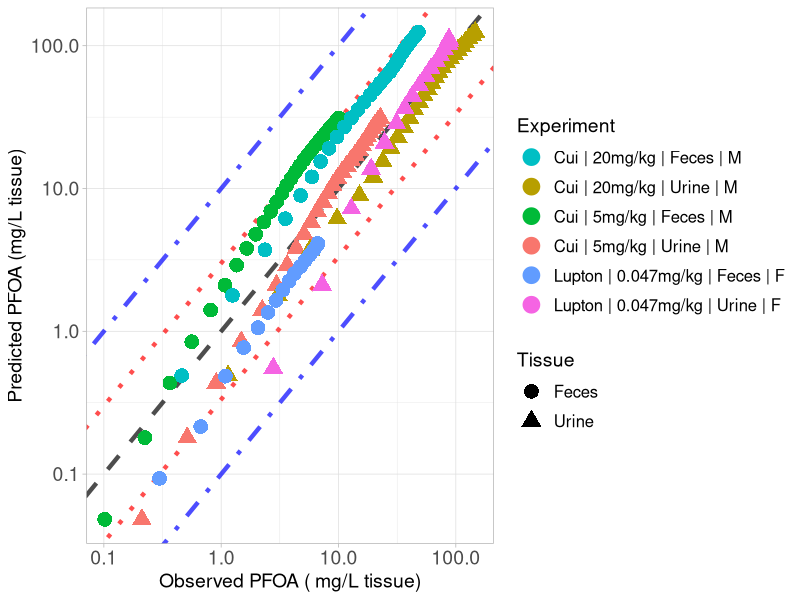

Source code (R):
library(ggplot2)

#setwd("C:/Users/ptsir/Documents/GitHub/PFAS_PBK_models/PFOA inhalation Rat/Validation/Validation_results")
setwd("/Users/eviepapakyriakopoulou/Documents/GitHub/PFAS_PBK_models/PFOA inhalation Rat/Validation/Validation_Scenario24l_PKSim_growth_dilution_simple")

# Load Results 

# Results from Cui
Cui_2010_Excreta_results <- read.csv("Cui_2010_Excreta_results.csv", header = T)

Cui_Urine_M_5 <- Cui_2010_Excreta_results[Cui_2010_Excreta_results$Dose == 5 & 
                                            Cui_2010_Excreta_results$Tissue  == "Urine" &
                                            Cui_2010_Excreta_results$Sex == "M", ]
Cui_Urine_M_5$Experiment <- "Cui | 5mg/kg | Urine | M"


Cui_Urine_M_20 <- Cui_2010_Excreta_results[Cui_2010_Excreta_results$Dose == 20 & 
                                            Cui_2010_Excreta_results$Tissue  == "Urine" &
                                            Cui_2010_Excreta_results$Sex == "M", ]
Cui_Urine_M_20$Experiment <- "Cui | 20mg/kg | Urine | M"



Cui_Feces_M_5 <- Cui_2010_Excreta_results[Cui_2010_Excreta_results$Dose == 5 & 
                                            Cui_2010_Excreta_results$Tissue  == "Feces" &
                                            Cui_2010_Excreta_results$Sex == "M", ]
Cui_Feces_M_5$Experiment <- "Cui | 5mg/kg | Feces | M"


Cui_Feces_M_20 <- Cui_2010_Excreta_results[Cui_2010_Excreta_results$Dose == 20 & 
                                            Cui_2010_Excreta_results$Tissue  == "Feces" &
                                            Cui_2010_Excreta_results$Sex == "M", ]
Cui_Feces_M_20$Experiment <- "Cui | 20mg/kg | Feces | M"


#Results from Lupton 2020

Lupton_2020_Excreta_results <- read.csv("Lupton_2020_excreta_results.csv", header = T, colClasses = c("sex" = "character"))


Lupton_Feces_F <- Lupton_2020_Excreta_results[Lupton_2020_Excreta_results$Dose == 0.047 & 
                                              Lupton_2020_Excreta_results$Tissue  == "Feces" &
                                              Lupton_2020_Excreta_results$sex == "F", ]
Lupton_Feces_F$Experiment <- "Lupton | 0.047mg/kg | Feces | F"


Lupton_Urine_F <- Lupton_2020_Excreta_results[Lupton_2020_Excreta_results$Dose == 0.047 & 
                                              Lupton_2020_Excreta_results$Tissue  == "Urine" &
                                              Lupton_2020_Excreta_results$sex == "F", ]
Lupton_Urine_F$Experiment <- "Lupton | 0.047mg/kg | Urine | F"


Experiment <- scales::hue_pal()(6)

names(Experiment) <- unique(c( Cui_Urine_M_5$Experiment, Cui_Urine_M_20$Experiment,
                               Cui_Feces_M_5$Experiment, Cui_Feces_M_20$Experiment,
                               Lupton_Feces_F$Experiment, Lupton_Urine_F$Experiment))



scatter_plot <- ggplot()+
  geom_abline(intercept = log10(1), slope = 1, linetype = "dashed", color = "black", linewidth = 1.5, alpha = 0.7) +  # Identity line in log10 scale
  geom_abline(intercept = log10(3), slope = 1, linetype = "dotted", color = "red", linewidth = 1.5, alpha = 0.7) +  # +3-fold error line
  geom_abline(intercept = log10(1/3), slope = 1, linetype = "dotted", color = "red", linewidth = 1.5, alpha = 0.7) +  # -3-fold error line
  geom_abline(intercept = log10(10), slope = 1, linetype = "dotdash", color = "blue", linewidth = 1.5, alpha = 0.7) +  # +10-fold error line
  geom_abline(intercept = log10(1/10), slope = 1, linetype = "dotdash", color = "blue", linewidth = 1.5, alpha = 0.7) +  # -10-fold error line
  geom_point(data = Cui_Urine_M_5, aes(x=Observed, y=Predicted, color = Experiment, shape = Tissue), size=4, stroke = 1.5)+
  geom_point(data = Cui_Urine_M_20, aes(x=Observed, y=Predicted, color = Experiment, shape = Tissue), size=4, stroke = 1.5)+
  geom_point(data = Cui_Feces_M_5, aes(x=Observed, y=Predicted, color = Experiment, shape = Tissue), size=4, stroke = 1.5)+
  geom_point(data = Cui_Feces_M_20, aes(x=Observed, y=Predicted, color = Experiment, shape = Tissue), size=4, stroke = 1.5)+
  geom_point(data = Lupton_Feces_F, aes(x=Observed, y=Predicted, color = Experiment, shape = Tissue), size=4, stroke = 1.5)+
  geom_point(data = Lupton_Urine_F, aes(x=Observed, y=Predicted, color = Experiment, shape = Tissue), size=4, stroke = 1.5)+
  scale_y_log10()+
  scale_x_log10()+
  scale_color_manual(values = Experiment)+
  theme(legend.spacing.y = unit(1, 'cm')) +
  guides(fill = guide_legend(byrow = TRUE))+
  theme_light()+
  labs(y = "Predicted PFOA (mg/L tissue)",
       x = "Observed PFOA ( mg/L tissue)")+
  theme(plot.title = element_text(hjust = 0.5),
        legend.key.size = unit(0.75, 'cm'),  
        legend.title = element_text(size=14),
        legend.text = element_text(size=12,  hjust = 0),
        axis.text = element_text(size = 14),
        axis.title = element_text(size = 14),
        )

#print(scatter_plot)

ggsave("validation_plot_PFOA_excreta.png", scatter_plot, width = 11, height = 7, units = "in", dpi = 300)


